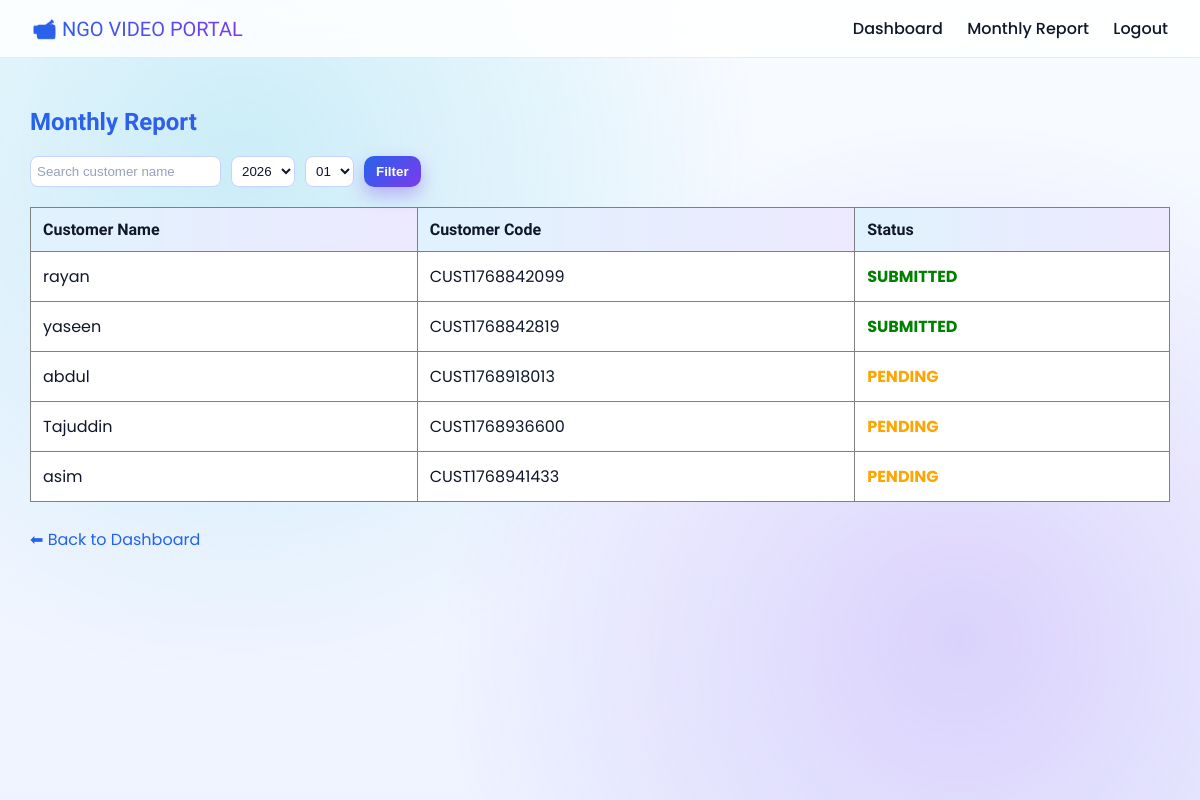
Before: /report (signed in) with the older database file.
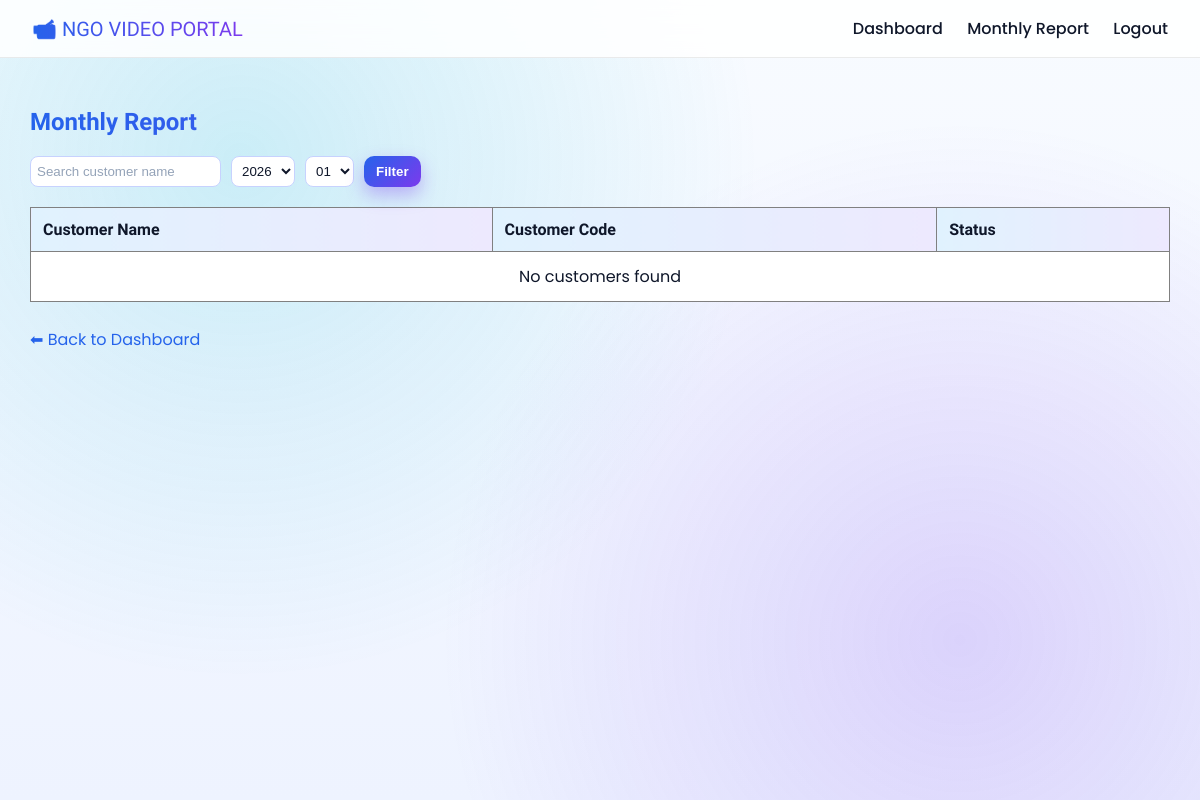
After: the same page with the newer database file.
### tables this page shows
CREATE TABLE customers (
            id INTEGER PRIMARY KEY AUTOINCREMENT,
            name TEXT,
            unique_code TEXT
        );

### app.py (the view)
@app.route('/report', methods=['GET'])
def report():
    if not session.get('admin'):
        return redirect(url_for('login'))
    conn = sqlite3.connect(DATABASE)
    c = conn.cursor()
    year = request.args.get('year')
    month = request.args.get('month')
    search = request.args.get('search', '').strip()
    if not year or not month:
        current = datetime.now()
        year = current.strftime("%Y")
        month = current.strftime("%m")
    selected_month = f"{year}-{month}"
    current_month = datetime.now().strftime("%Y-%m")
    if search:
        c.execute(
            "SELECT id, name, unique_code FROM customers WHERE name LIKE ?",
            (f"%{search}%",)
        )
    else:
        c.execute("SELECT id, name, unique_code FROM customers")
    customers = c.fetchall()
    report_data = []
    for customer_id, name, code in customers:
        c.execute("""
            SELECT 1 FROM uploads
            WHERE customer_id = ? AND month = ?
        """, (customer_id, selected_month))
        upload = c.fetchone()
        if upload:
            status = "SUBMITTED"
        elif selected_month < current_month:
            status = "NOT SUBMITTED"
        else:
            status = "PENDING"
        report_data.append((name, code, status))
    conn.close()
    return render_template(
        "report.html",
        data=report_data,
        selected_year=year,
        selected_month=month,
        search=search
    )

### templates/report.html
{% extends "layout.html" %}
{% block content %}
<h2>Monthly Report</h2>
<form method="GET" action="/report" style="margin-bottom: 20px; display: flex; gap: 10px; flex-wrap: wrap;">
    <input
        type="text"
        name="search"
        placeholder="Search customer name"
        value="{{ search }}"
        style="padding: 6px;"
    />
    <select name="year" style="padding: 6px;">
        {% for y in range(2024, 2031) %}
        <option value="{{ y }}" {% if selected_year == y|string %}selected{% endif %}>
            {{ y }}
        </option>
        {% endfor %}
    </select>
    <select name="month" style="padding: 6px;">
        {% for m in range(1, 13) %}
        {% set mm = "%02d"|format(m) %}
        <option value="{{ mm }}" {% if selected_month == mm %}selected{% endif %}>
            {{ mm }}
        </option>
        {% endfor %}
    </select>
    <button type="submit" style="padding: 6px 12px;">Filter</button>
</form>
<table border="1" cellpadding="10" cellspacing="0" width="100%">
    <thead>
        <tr>
            <th>Customer Name</th>
            <th>Customer Code</th>
            <th>Status</th>
        </tr>
    </thead>
    <tbody>
        {% if data %}
            {% for name, code, status in data %}
            <tr>
                <td>{{ name }}</td>
                <td>{{ code }}</td>
                <td>
                    {% if status == "SUBMITTED" %}
                        <span style="color: green; font-weight: bold;">{{ status }}</span>
                    {% elif status == "NOT SUBMITTED" %}
                        <span style="color: red; font-weight: bold;">{{ status }}</span>
                    {% else %}
                        <span style="color: orange; font-weight: bold;">{{ status }}</span>
                    {% endif %}
                </td>
            </tr>
            {% endfor %}
        {% else %}
            <tr>
                <td colspan="3" style="text-align: center;">No customers found</td>
            </tr>
        {% endif %}
    </tbody>
</table>
<br>
<a href="{{ url_for('dashboard') }}">⬅ Back to Dashboard</a>
{% endblock %}

### templates/layout.html (shortened to what this page needs)
<!DOCTYPE html>
<html lang="en">
<head>
    <link rel="stylesheet" href="{{ url_for('static', filename='style.css') }}">
</head>
<body>
<div class="neon-bg"></div>
<nav class="navbar">
    <div class="logo">📹 NGO VIDEO PORTAL</div>
    <div class="nav-links">
        <a href="{{ url_for('dashboard') }}">Dashboard</a>
        <a href="{{ url_for('report') }}">Monthly Report</a>
        <a href="{{ url_for('logout') }}">Logout</a>
    </div>
</nav>
<div class="container">
    {% block content %}{% endblock %}
</div>
</body>
</html>

### static/style.css (style rules this page uses)
* { box-sizing: border-box; }
body { margin: 0; font-family: 'Poppins', sans-serif; background: linear-gradient(180deg, #f8fbff, #eef3ff); color: #0f172a; min-height: 100vh; overflow-x: hidden; }
.neon-bg { position: fixed; inset: 0; background: radial-gradient(circle at 20% 20%, rgba(6,182,212,0.18), transparent 45%), radial-gradient(circle at 80% 80%, rgba(124,58,237,0.18), transparent 45%); z-index: -1; }
.navbar { display: flex; justify-content: space-between; align-items: center; padding: 16px 32px; background: rgba(255,255,255,0.85); backdrop-filter: blur(14px); border-bottom: 1px solid rgba(0,0,0,0.08); }
.logo { font-family: 'Orbitron', sans-serif; font-size: 20px; background: linear-gradient(90deg, #2563eb, #7c3aed); -webkit-background-clip: text; -webkit-text-fill-color: transparent; }
.nav-links a { margin-left: 20px; text-decoration: none; color: #0f172a; font-weight: 500; transition: 0.3s; }
.container { padding: 30px; }
h2 { font-family: 'Orbitron', sans-serif; background: linear-gradient(90deg, #2563eb, #7c3aed); -webkit-background-clip: text; -webkit-text-fill-color: transparent; margin-bottom: 20px; }
table { width: 100%; border-collapse: collapse; margin-top: 10px; }
th, td { padding: 12px; text-align: left; }
th { background: linear-gradient(90deg, #e0f2fe, #ede9fe); color: #0f172a; font-family: 'Orbitron', sans-serif; }
tr { background: #ffffff; }
input, select { background: #ffffff; color: #0f172a; border: 1px solid #c7d2fe; border-radius: 8px; padding: 8px; outline: none; }
input::placeholder { color: #94a3b8; }
button { background: linear-gradient(135deg, #2563eb, #7c3aed); color: #ffffff; border: none; padding: 8px 16px; border-radius: 10px; font-weight: bold; cursor: pointer; transition: 0.3s; box-shadow: 0 8px 18px rgba(124,58,237,0.35); }
a { color: #2563eb; text-decoration: none; }

Changed rows visible on the page:
removed customers: name "rayan", unique_code "CUST1768842099", status "SUBMITTED"
removed customers: name "yaseen", unique_code "CUST1768842819", status "SUBMITTED"
removed customers: name "abdul", unique_code "CUST1768918013", status "PENDING"
removed customers: name "Tajuddin", unique_code "CUST1768936600", status "PENDING"
removed customers: name "asim", unique_code "CUST1768941433", status "PENDING"
Other visible differences:
text now shown: "No customers found"
